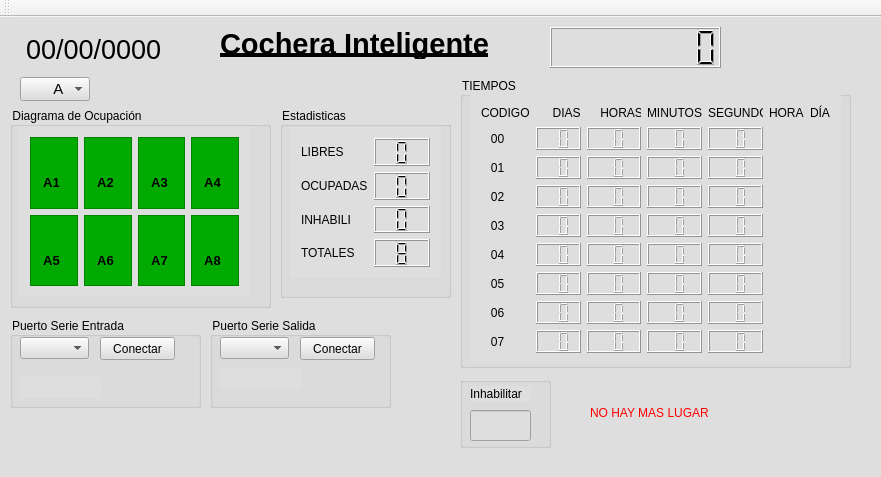
<?xml version="1.0" encoding="UTF-8"?>
<ui version="4.0">
 <class>MainWindow</class>
 <widget class="QMainWindow" name="MainWindow">
  <property name="geometry">
   <rect>
    <x>0</x>
    <y>0</y>
    <width>881</width>
    <height>477</height>
   </rect>
  </property>
  <property name="windowTitle">
   <string>MainWindow</string>
  </property>
  <widget class="QWidget" name="centralWidget">
   <property name="styleSheet">
    <string notr="true">background-color: rgb(222, 222, 222);</string>
   </property>
   <widget class="QGroupBox" name="groupBox">
    <property name="geometry">
     <rect>
      <x>460</x>
      <y>60</y>
      <width>391</width>
      <height>291</height>
     </rect>
    </property>
    <property name="title">
     <string>TIEMPOS</string>
    </property>
    <widget class="QWidget" name="gridLayoutWidget_3">
     <property name="geometry">
      <rect>
       <x>10</x>
       <y>16</y>
       <width>371</width>
       <height>271</height>
      </rect>
     </property>
     <layout class="QGridLayout" name="gridLayout_5">
      <item row="0" column="4">
       <widget class="QLabel" name="label_22">
        <property name="text">
         <string>SEGUNDOS</string>
        </property>
       </widget>
      </item>
      <item row="1" column="4">
       <widget class="QLCDNumber" name="lcd_00_seg">
        <property name="digitCount">
         <number>2</number>
        </property>
       </widget>
      </item>
      <item row="2" column="0">
       <widget class="QLabel" name="label_16">
        <property name="text">
         <string>   01</string>
        </property>
       </widget>
      </item>
      <item row="7" column="0">
       <widget class="QLabel" name="label">
        <property name="text">
         <string>   06</string>
        </property>
       </widget>
      </item>
      <item row="0" column="0">
       <widget class="QLabel" name="label_18">
        <property name="text">
         <string>CODIGO</string>
        </property>
       </widget>
      </item>
      <item row="5" column="0">
       <widget class="QLabel" name="label_13">
        <property name="text">
         <string>   04</string>
        </property>
       </widget>
      </item>
      <item row="0" column="1">
       <widget class="QLabel" name="label_19">
        <property name="text">
         <string>     DIAS</string>
        </property>
       </widget>
      </item>
      <item row="1" column="1">
       <widget class="QLCDNumber" name="lcd_00_dias">
        <property name="digitCount">
         <number>2</number>
        </property>
       </widget>
      </item>
      <item row="8" column="0">
       <widget class="QLabel" name="label_2">
        <property name="text">
         <string>   07</string>
        </property>
       </widget>
      </item>
      <item row="6" column="0">
       <widget class="QLabel" name="label_12">
        <property name="text">
         <string>   05</string>
        </property>
       </widget>
      </item>
      <item row="3" column="0">
       <widget class="QLabel" name="label_15">
        <property name="text">
         <string>   02</string>
        </property>
       </widget>
      </item>
      <item row="6" column="4">
       <widget class="QLCDNumber" name="lcd_05_seg">
        <property name="digitCount">
         <number>2</number>
        </property>
       </widget>
      </item>
      <item row="7" column="4">
       <widget class="QLCDNumber" name="lcd_06_seg">
        <property name="digitCount">
         <number>2</number>
        </property>
       </widget>
      </item>
      <item row="4" column="1">
       <widget class="QLCDNumber" name="lcd_03_dias">
        <property name="digitCount">
         <number>2</number>
        </property>
       </widget>
      </item>
      <item row="8" column="4">
       <widget class="QLCDNumber" name="lcd_07_seg">
        <property name="digitCount">
         <number>2</number>
        </property>
       </widget>
      </item>
      <item row="5" column="3">
       <widget class="QLCDNumber" name="lcd_04_min">
        <property name="digitCount">
         <number>2</number>
        </property>
       </widget>
      </item>
      <item row="5" column="2">
       <widget class="QLCDNumber" name="lcd_04_horas">
        <property name="digitCount">
         <number>2</number>
        </property>
       </widget>
      </item>
      <item row="2" column="4">
       <widget class="QLCDNumber" name="lcd_01_seg">
        <property name="digitCount">
         <number>2</number>
        </property>
       </widget>
      </item>
      <item row="3" column="3">
       <widget class="QLCDNumber" name="lcd_02_min">
        <property name="digitCount">
         <number>2</number>
        </property>
       </widget>
      </item>
      <item row="6" column="3">
       <widget class="QLCDNumber" name="lcd_05_min">
        <property name="digitCount">
         <number>2</number>
        </property>
       </widget>
      </item>
      <item row="8" column="3">
       <widget class="QLCDNumber" name="lcd_07_min">
        <property name="digitCount">
         <number>2</number>
        </property>
       </widget>
      </item>
      <item row="3" column="4">
       <widget class="QLCDNumber" name="lcd_02_seg">
        <property name="digitCount">
         <number>2</number>
        </property>
       </widget>
      </item>
      <item row="2" column="3">
       <widget class="QLCDNumber" name="lcd_01_min">
        <property name="digitCount">
         <number>2</number>
        </property>
       </widget>
      </item>
      <item row="6" column="1">
       <widget class="QLCDNumber" name="lcd_05_dias">
        <property name="digitCount">
         <number>2</number>
        </property>
       </widget>
      </item>
      <item row="0" column="3">
       <widget class="QLabel" name="label_21">
        <property name="text">
         <string>MINUTOS</string>
        </property>
       </widget>
      </item>
      <item row="1" column="3">
       <widget class="QLCDNumber" name="lcd_00_min">
        <property name="digitCount">
         <number>2</number>
        </property>
       </widget>
      </item>
      <item row="1" column="0">
       <widget class="QLabel" name="label_17">
        <property name="text">
         <string>   00</string>
        </property>
       </widget>
      </item>
      <item row="4" column="4">
       <widget class="QLCDNumber" name="lcd_03_seg">
        <property name="digitCount">
         <number>2</number>
        </property>
       </widget>
      </item>
      <item row="5" column="4">
       <widget class="QLCDNumber" name="lcd_04_seg">
        <property name="digitCount">
         <number>2</number>
        </property>
       </widget>
      </item>
      <item row="2" column="2">
       <widget class="QLCDNumber" name="lcd_01_horas">
        <property name="digitCount">
         <number>2</number>
        </property>
       </widget>
      </item>
      <item row="4" column="3">
       <widget class="QLCDNumber" name="lcd_03_min">
        <property name="digitCount">
         <number>2</number>
        </property>
       </widget>
      </item>
      <item row="2" column="1">
       <widget class="QLCDNumber" name="lcd_01_dias">
        <property name="digitCount">
         <number>2</number>
        </property>
       </widget>
      </item>
      <item row="7" column="3">
       <widget class="QLCDNumber" name="lcd_06_min">
        <property name="digitCount">
         <number>2</number>
        </property>
       </widget>
      </item>
      <item row="8" column="1">
       <widget class="QLCDNumber" name="lcd_07_dias">
        <property name="digitCount">
         <number>2</number>
        </property>
       </widget>
      </item>
      <item row="4" column="2">
       <widget class="QLCDNumber" name="lcd_03_horas">
        <property name="digitCount">
         <number>2</number>
        </property>
       </widget>
      </item>
      <item row="7" column="2">
       <widget class="QLCDNumber" name="lcd_06_horas">
        <property name="digitCount">
         <number>2</number>
        </property>
       </widget>
      </item>
      <item row="3" column="1">
       <widget class="QLCDNumber" name="lcd_02_dias">
        <property name="digitCount">
         <number>2</number>
        </property>
       </widget>
      </item>
      <item row="7" column="1">
       <widget class="QLCDNumber" name="lcd_06_dias">
        <property name="digitCount">
         <number>2</number>
        </property>
       </widget>
      </item>
      <item row="8" column="2">
       <widget class="QLCDNumber" name="lcd_07_horas">
        <property name="digitCount">
         <number>2</number>
        </property>
       </widget>
      </item>
      <item row="5" column="1">
       <widget class="QLCDNumber" name="lcd_04_dias">
        <property name="digitCount">
         <number>2</number>
        </property>
       </widget>
      </item>
      <item row="3" column="2">
       <widget class="QLCDNumber" name="lcd_02_horas">
        <property name="digitCount">
         <number>2</number>
        </property>
       </widget>
      </item>
      <item row="6" column="2">
       <widget class="QLCDNumber" name="lcd_05_horas">
        <property name="digitCount">
         <number>2</number>
        </property>
       </widget>
      </item>
      <item row="0" column="5">
       <widget class="QLabel" name="label_7">
        <property name="text">
         <string>HORA</string>
        </property>
       </widget>
      </item>
      <item row="2" column="5">
       <widget class="QLabel" name="label_01_hora">
        <property name="text">
         <string/>
        </property>
       </widget>
      </item>
      <item row="3" column="5">
       <widget class="QLabel" name="label_02_hora">
        <property name="text">
         <string/>
        </property>
       </widget>
      </item>
      <item row="4" column="5">
       <widget class="QLabel" name="label_03_hora">
        <property name="text">
         <string/>
        </property>
       </widget>
      </item>
      <item row="5" column="5">
       <widget class="QLabel" name="label_04_hora">
        <property name="text">
         <string/>
        </property>
       </widget>
      </item>
      <item row="6" column="5">
       <widget class="QLabel" name="label_05_hora">
        <property name="text">
         <string/>
        </property>
       </widget>
      </item>
      <item row="7" column="5">
       <widget class="QLabel" name="label_06_hora">
        <property name="text">
         <string/>
        </property>
       </widget>
      </item>
      <item row="8" column="5">
       <widget class="QLabel" name="label_07_hora">
        <property name="text">
         <string/>
        </property>
       </widget>
      </item>
      <item row="4" column="0">
       <widget class="QLabel" name="label_14">
        <property name="text">
         <string>   03</string>
        </property>
       </widget>
      </item>
      <item row="0" column="2">
       <widget class="QLabel" name="label_20">
        <property name="text">
         <string>    HORAS</string>
        </property>
       </widget>
      </item>
      <item row="1" column="2">
       <widget class="QLCDNumber" name="lcd_00_horas">
        <property name="digitCount">
         <number>2</number>
        </property>
       </widget>
      </item>
      <item row="1" column="6">
       <widget class="QLabel" name="label_00_dia">
        <property name="text">
         <string/>
        </property>
       </widget>
      </item>
      <item row="0" column="6">
       <widget class="QLabel" name="label_29">
        <property name="text">
         <string>DÍA</string>
        </property>
       </widget>
      </item>
      <item row="2" column="6">
       <widget class="QLabel" name="label_01_dia">
        <property name="text">
         <string/>
        </property>
       </widget>
      </item>
      <item row="3" column="6">
       <widget class="QLabel" name="label_02_dia">
        <property name="text">
         <string/>
        </property>
       </widget>
      </item>
      <item row="4" column="6">
       <widget class="QLabel" name="label_03_dia">
        <property name="text">
         <string/>
        </property>
       </widget>
      </item>
      <item row="5" column="6">
       <widget class="QLabel" name="label_04_dia">
        <property name="text">
         <string/>
        </property>
       </widget>
      </item>
      <item row="6" column="6">
       <widget class="QLabel" name="label_05_dia">
        <property name="text">
         <string/>
        </property>
       </widget>
      </item>
      <item row="7" column="6">
       <widget class="QLabel" name="label_06_dia">
        <property name="text">
         <string/>
        </property>
       </widget>
      </item>
      <item row="8" column="6">
       <widget class="QLabel" name="label_07_dia">
        <property name="text">
         <string/>
        </property>
       </widget>
      </item>
      <item row="1" column="5">
       <widget class="QLabel" name="label_00_hora">
        <property name="text">
         <string/>
        </property>
       </widget>
      </item>
     </layout>
    </widget>
   </widget>
   <widget class="QGroupBox" name="groupBox_2">
    <property name="geometry">
     <rect>
      <x>280</x>
      <y>90</y>
      <width>171</width>
      <height>191</height>
     </rect>
    </property>
    <property name="title">
     <string>Estadisticas</string>
    </property>
    <widget class="QWidget" name="gridLayoutWidget_5">
     <property name="geometry">
      <rect>
       <x>10</x>
       <y>20</y>
       <width>151</width>
       <height>151</height>
      </rect>
     </property>
     <layout class="QGridLayout" name="gridLayout_7">
      <item row="1" column="0">
       <widget class="QLabel" name="label_5">
        <property name="text">
         <string>OCUPADAS</string>
        </property>
       </widget>
      </item>
      <item row="0" column="0">
       <widget class="QLabel" name="label_6">
        <property name="text">
         <string>LIBRES</string>
        </property>
       </widget>
      </item>
      <item row="2" column="0">
       <widget class="QLabel" name="label_4">
        <property name="text">
         <string>INHABILI</string>
        </property>
       </widget>
      </item>
      <item row="3" column="0">
       <widget class="QLabel" name="label_3">
        <property name="text">
         <string>TOTALES</string>
        </property>
       </widget>
      </item>
      <item row="0" column="1">
       <widget class="QLCDNumber" name="lcd_libres">
        <property name="digitCount">
         <number>1</number>
        </property>
       </widget>
      </item>
      <item row="1" column="1">
       <widget class="QLCDNumber" name="lcd_ocupadas">
        <property name="digitCount">
         <number>1</number>
        </property>
       </widget>
      </item>
      <item row="2" column="1">
       <widget class="QLCDNumber" name="lcd_inhabilitadas">
        <property name="digitCount">
         <number>1</number>
        </property>
       </widget>
      </item>
      <item row="3" column="1">
       <widget class="QLCDNumber" name="lcdNumber_4">
        <property name="digitCount">
         <number>1</number>
        </property>
        <property name="value" stdset="0">
         <double>8.000000000000000</double>
        </property>
       </widget>
      </item>
     </layout>
    </widget>
   </widget>
   <widget class="QGroupBox" name="groupBox_3">
    <property name="geometry">
     <rect>
      <x>460</x>
      <y>360</y>
      <width>91</width>
      <height>71</height>
     </rect>
    </property>
    <property name="title">
     <string/>
    </property>
    <widget class="QLineEdit" name="lineEdit">
     <property name="geometry">
      <rect>
       <x>10</x>
       <y>33</y>
       <width>61</width>
       <height>31</height>
      </rect>
     </property>
    </widget>
    <widget class="QLabel" name="label_28">
     <property name="geometry">
      <rect>
       <x>10</x>
       <y>9</y>
       <width>61</width>
       <height>16</height>
      </rect>
     </property>
     <property name="text">
      <string>Inhabilitar</string>
     </property>
    </widget>
   </widget>
   <widget class="QLabel" name="label_11">
    <property name="geometry">
     <rect>
      <x>220</x>
      <y>11</y>
      <width>301</width>
      <height>31</height>
     </rect>
    </property>
    <property name="font">
     <font>
      <pointsize>22</pointsize>
      <weight>75</weight>
      <bold>true</bold>
      <underline>true</underline>
     </font>
    </property>
    <property name="text">
     <string>Cochera Inteligente</string>
    </property>
   </widget>
   <widget class="QGroupBox" name="groupBox_4">
    <property name="geometry">
     <rect>
      <x>10</x>
      <y>90</y>
      <width>261</width>
      <height>201</height>
     </rect>
    </property>
    <property name="font">
     <font>
      <underline>false</underline>
     </font>
    </property>
    <property name="title">
     <string>Diagrama de Ocupación</string>
    </property>
    <widget class="QWidget" name="gridLayoutWidget_4">
     <property name="geometry">
      <rect>
       <x>9</x>
       <y>19</y>
       <width>231</width>
       <height>171</height>
      </rect>
     </property>
     <layout class="QGridLayout" name="gridLayout_6">
      <item row="1" column="3">
       <widget class="QFrame" name="frame_A8">
        <property name="styleSheet">
         <string notr="true">background-color: rgb(0, 170, 0);</string>
        </property>
        <property name="frameShape">
         <enum>QFrame::StyledPanel</enum>
        </property>
        <property name="frameShadow">
         <enum>QFrame::Raised</enum>
        </property>
        <widget class="QLabel" name="label_24">
         <property name="geometry">
          <rect>
           <x>10</x>
           <y>30</y>
           <width>31</width>
           <height>31</height>
          </rect>
         </property>
         <property name="font">
          <font>
           <pointsize>10</pointsize>
           <weight>75</weight>
           <bold>true</bold>
          </font>
         </property>
         <property name="text">
          <string> A8</string>
         </property>
        </widget>
       </widget>
      </item>
      <item row="1" column="2">
       <widget class="QFrame" name="frame_A7">
        <property name="styleSheet">
         <string notr="true">background-color: rgb(0, 170, 0);</string>
        </property>
        <property name="frameShape">
         <enum>QFrame::StyledPanel</enum>
        </property>
        <property name="frameShadow">
         <enum>QFrame::Raised</enum>
        </property>
        <widget class="QLabel" name="label_25">
         <property name="geometry">
          <rect>
           <x>10</x>
           <y>30</y>
           <width>31</width>
           <height>31</height>
          </rect>
         </property>
         <property name="font">
          <font>
           <pointsize>10</pointsize>
           <weight>75</weight>
           <bold>true</bold>
          </font>
         </property>
         <property name="text">
          <string> A7</string>
         </property>
        </widget>
       </widget>
      </item>
      <item row="0" column="0">
       <widget class="QFrame" name="frame_A1">
        <property name="styleSheet">
         <string notr="true">background-color: rgb(0, 170, 0);</string>
        </property>
        <property name="frameShape">
         <enum>QFrame::StyledPanel</enum>
        </property>
        <property name="frameShadow">
         <enum>QFrame::Raised</enum>
        </property>
        <widget class="QLabel" name="label_8">
         <property name="geometry">
          <rect>
           <x>10</x>
           <y>30</y>
           <width>31</width>
           <height>31</height>
          </rect>
         </property>
         <property name="font">
          <font>
           <pointsize>10</pointsize>
           <weight>75</weight>
           <bold>true</bold>
          </font>
         </property>
         <property name="text">
          <string> A1</string>
         </property>
        </widget>
       </widget>
      </item>
      <item row="1" column="0">
       <widget class="QFrame" name="frame_A5">
        <property name="styleSheet">
         <string notr="true">background-color: rgb(0, 170, 0);</string>
        </property>
        <property name="frameShape">
         <enum>QFrame::StyledPanel</enum>
        </property>
        <property name="frameShadow">
         <enum>QFrame::Raised</enum>
        </property>
        <widget class="QLabel" name="label_27">
         <property name="geometry">
          <rect>
           <x>10</x>
           <y>30</y>
           <width>31</width>
           <height>31</height>
          </rect>
         </property>
         <property name="font">
          <font>
           <pointsize>10</pointsize>
           <weight>75</weight>
           <bold>true</bold>
          </font>
         </property>
         <property name="text">
          <string> A5</string>
         </property>
        </widget>
       </widget>
      </item>
      <item row="1" column="1">
       <widget class="QFrame" name="frame_A6">
        <property name="styleSheet">
         <string notr="true">background-color: rgb(0, 170, 0);</string>
        </property>
        <property name="frameShape">
         <enum>QFrame::StyledPanel</enum>
        </property>
        <property name="frameShadow">
         <enum>QFrame::Raised</enum>
        </property>
        <widget class="QLabel" name="label_26">
         <property name="geometry">
          <rect>
           <x>10</x>
           <y>30</y>
           <width>31</width>
           <height>31</height>
          </rect>
         </property>
         <property name="font">
          <font>
           <pointsize>10</pointsize>
           <weight>75</weight>
           <bold>true</bold>
          </font>
         </property>
         <property name="text">
          <string> A6</string>
         </property>
        </widget>
       </widget>
      </item>
      <item row="0" column="1">
       <widget class="QFrame" name="frame_A2">
        <property name="styleSheet">
         <string notr="true">background-color: rgb(0, 170, 0);</string>
        </property>
        <property name="frameShape">
         <enum>QFrame::StyledPanel</enum>
        </property>
        <property name="frameShadow">
         <enum>QFrame::Raised</enum>
        </property>
        <widget class="QLabel" name="label_9">
         <property name="geometry">
          <rect>
           <x>10</x>
           <y>30</y>
           <width>31</width>
           <height>31</height>
          </rect>
         </property>
         <property name="font">
          <font>
           <pointsize>10</pointsize>
           <weight>75</weight>
           <bold>true</bold>
          </font>
         </property>
         <property name="text">
          <string> A2</string>
         </property>
        </widget>
       </widget>
      </item>
      <item row="0" column="3">
       <widget class="QFrame" name="frame_A4">
        <property name="styleSheet">
         <string notr="true">background-color: rgb(0, 170, 0);</string>
        </property>
        <property name="frameShape">
         <enum>QFrame::StyledPanel</enum>
        </property>
        <property name="frameShadow">
         <enum>QFrame::Raised</enum>
        </property>
        <widget class="QLabel" name="label_23">
         <property name="geometry">
          <rect>
           <x>10</x>
           <y>30</y>
           <width>31</width>
           <height>31</height>
          </rect>
         </property>
         <property name="font">
          <font>
           <pointsize>10</pointsize>
           <weight>75</weight>
           <bold>true</bold>
          </font>
         </property>
         <property name="text">
          <string> A4</string>
         </property>
        </widget>
       </widget>
      </item>
      <item row="0" column="2">
       <widget class="QFrame" name="frame_A3">
        <property name="styleSheet">
         <string notr="true">background-color: rgb(0, 170, 0);</string>
        </property>
        <property name="frameShape">
         <enum>QFrame::StyledPanel</enum>
        </property>
        <property name="frameShadow">
         <enum>QFrame::Raised</enum>
        </property>
        <widget class="QLabel" name="label_10">
         <property name="geometry">
          <rect>
           <x>10</x>
           <y>30</y>
           <width>31</width>
           <height>31</height>
          </rect>
         </property>
         <property name="font">
          <font>
           <pointsize>10</pointsize>
           <weight>75</weight>
           <bold>true</bold>
          </font>
         </property>
         <property name="text">
          <string> A3</string>
         </property>
        </widget>
       </widget>
      </item>
     </layout>
    </widget>
   </widget>
   <widget class="QComboBox" name="comboBox">
    <property name="geometry">
     <rect>
      <x>20</x>
      <y>60</y>
      <width>70</width>
      <height>24</height>
     </rect>
    </property>
    <property name="font">
     <font>
      <pointsize>11</pointsize>
     </font>
    </property>
    <item>
     <property name="text">
      <string>       A</string>
     </property>
    </item>
    <item>
     <property name="text">
      <string>       B</string>
     </property>
    </item>
   </widget>
   <widget class="QLCDNumber" name="lcd_reloj">
    <property name="geometry">
     <rect>
      <x>550</x>
      <y>10</y>
      <width>171</width>
      <height>41</height>
     </rect>
    </property>
    <property name="digitCount">
     <number>8</number>
    </property>
   </widget>
   <widget class="QLabel" name="label_fecha">
    <property name="geometry">
     <rect>
      <x>26</x>
      <y>12</y>
      <width>161</width>
      <height>41</height>
     </rect>
    </property>
    <property name="font">
     <font>
      <pointsize>20</pointsize>
     </font>
    </property>
    <property name="text">
     <string>00/00/0000</string>
    </property>
   </widget>
   <widget class="QGroupBox" name="groupBox_7">
    <property name="geometry">
     <rect>
      <x>10</x>
      <y>300</y>
      <width>191</width>
      <height>91</height>
     </rect>
    </property>
    <property name="title">
     <string>Puerto Serie Entrada</string>
    </property>
    <widget class="QComboBox" name="comboBox_PuertoSerie">
     <property name="geometry">
      <rect>
       <x>10</x>
       <y>20</y>
       <width>69</width>
       <height>22</height>
      </rect>
     </property>
    </widget>
    <widget class="QPushButton" name="pushButton_PuertoSerie">
     <property name="geometry">
      <rect>
       <x>90</x>
       <y>20</y>
       <width>75</width>
       <height>23</height>
      </rect>
     </property>
     <property name="text">
      <string>Conectar</string>
     </property>
    </widget>
    <widget class="QLabel" name="label_PuertoSerie">
     <property name="geometry">
      <rect>
       <x>10</x>
       <y>60</y>
       <width>81</width>
       <height>21</height>
      </rect>
     </property>
     <property name="text">
      <string/>
     </property>
    </widget>
   </widget>
   <widget class="QGroupBox" name="groupBox_8">
    <property name="geometry">
     <rect>
      <x>210</x>
      <y>300</y>
      <width>181</width>
      <height>91</height>
     </rect>
    </property>
    <property name="title">
     <string>Puerto Serie Salida</string>
    </property>
    <widget class="QComboBox" name="comboBox_PuertoSerie_marcos">
     <property name="geometry">
      <rect>
       <x>10</x>
       <y>20</y>
       <width>69</width>
       <height>22</height>
      </rect>
     </property>
    </widget>
    <widget class="QPushButton" name="pushButton_PuertoSerie_marcos">
     <property name="geometry">
      <rect>
       <x>90</x>
       <y>20</y>
       <width>75</width>
       <height>23</height>
      </rect>
     </property>
     <property name="text">
      <string>Conectar</string>
     </property>
    </widget>
    <widget class="QLabel" name="label_PuertoSerie_marcos">
     <property name="geometry">
      <rect>
       <x>10</x>
       <y>50</y>
       <width>81</width>
       <height>21</height>
      </rect>
     </property>
     <property name="text">
      <string/>
     </property>
    </widget>
   </widget>
   <widget class="QLabel" name="label_pantalla">
    <property name="geometry">
     <rect>
      <x>590</x>
      <y>370</y>
      <width>251</width>
      <height>51</height>
     </rect>
    </property>
    <property name="styleSheet">
     <string notr="true">color: rgb(255, 0, 0);
font: 20pt &quot;MS Shell Dlg 2&quot;;</string>
    </property>
    <property name="text">
     <string>NO HAY MAS LUGAR</string>
    </property>
   </widget>
   <widget class="QGroupBox" name="groupBox_9">
    <property name="geometry">
     <rect>
      <x>10</x>
      <y>710</y>
      <width>901</width>
      <height>241</height>
     </rect>
    </property>
    <property name="title">
     <string>GroupBox</string>
    </property>
    <widget class="QGroupBox" name="groupBox_5">
     <property name="geometry">
      <rect>
       <x>10</x>
       <y>90</y>
       <width>791</width>
       <height>141</height>
      </rect>
     </property>
     <property name="title">
      <string>GroupBox</string>
     </property>
     <widget class="QPushButton" name="pushButton_entra_auto">
      <property name="geometry">
       <rect>
        <x>450</x>
        <y>10</y>
        <width>61</width>
        <height>31</height>
       </rect>
      </property>
      <property name="text">
       <string>entra auto</string>
      </property>
     </widget>
     <widget class="QGroupBox" name="groupBox_6">
      <property name="geometry">
       <rect>
        <x>360</x>
        <y>40</y>
        <width>321</width>
        <height>101</height>
       </rect>
      </property>
      <property name="title">
       <string>GroupBox</string>
      </property>
      <widget class="QWidget" name="gridLayoutWidget">
       <property name="geometry">
        <rect>
         <x>0</x>
         <y>15</y>
         <width>320</width>
         <height>80</height>
        </rect>
       </property>
       <layout class="QGridLayout" name="gridLayout_3">
        <item row="1" column="0">
         <widget class="QPushButton" name="push_chau_4">
          <property name="text">
           <string>chau 4</string>
          </property>
         </widget>
        </item>
        <item row="0" column="1">
         <widget class="QPushButton" name="push_chau_1">
          <property name="text">
           <string>chau 1</string>
          </property>
         </widget>
        </item>
        <item row="0" column="2">
         <widget class="QPushButton" name="push_chau_2">
          <property name="text">
           <string>chau 2</string>
          </property>
         </widget>
        </item>
        <item row="0" column="0">
         <widget class="QPushButton" name="push_chau_0">
          <property name="text">
           <string>chau 0</string>
          </property>
         </widget>
        </item>
        <item row="0" column="3">
         <widget class="QPushButton" name="push_chau_3">
          <property name="text">
           <string>chau 3</string>
          </property>
         </widget>
        </item>
        <item row="1" column="1">
         <widget class="QPushButton" name="push_chau_5">
          <property name="text">
           <string>chau 5</string>
          </property>
         </widget>
        </item>
        <item row="1" column="2">
         <widget class="QPushButton" name="push_chau_6">
          <property name="text">
           <string>chau 6</string>
          </property>
         </widget>
        </item>
        <item row="1" column="3">
         <widget class="QPushButton" name="push_chau_7">
          <property name="text">
           <string>chau 7</string>
          </property>
         </widget>
        </item>
       </layout>
      </widget>
     </widget>
     <widget class="QWidget" name="gridLayoutWidget_2">
      <property name="geometry">
       <rect>
        <x>10</x>
        <y>20</y>
        <width>320</width>
        <height>111</height>
       </rect>
      </property>
      <layout class="QGridLayout" name="gridLayout_4">
       <item row="0" column="0">
        <widget class="QPushButton" name="push_A1">
         <property name="text">
          <string>A1</string>
         </property>
        </widget>
       </item>
       <item row="1" column="0">
        <widget class="QPushButton" name="push_A5">
         <property name="text">
          <string>A5</string>
         </property>
        </widget>
       </item>
       <item row="0" column="2">
        <widget class="QPushButton" name="push_A3">
         <property name="text">
          <string>A3</string>
         </property>
        </widget>
       </item>
       <item row="0" column="1">
        <widget class="QPushButton" name="push_A2">
         <property name="text">
          <string>A2</string>
         </property>
        </widget>
       </item>
       <item row="0" column="3">
        <widget class="QPushButton" name="push_A4">
         <property name="text">
          <string>A4</string>
         </property>
        </widget>
       </item>
       <item row="1" column="1">
        <widget class="QPushButton" name="push_A6">
         <property name="text">
          <string>A6</string>
         </property>
        </widget>
       </item>
       <item row="1" column="2">
        <widget class="QPushButton" name="push_A7">
         <property name="text">
          <string>A7</string>
         </property>
        </widget>
       </item>
       <item row="1" column="3">
        <widget class="QPushButton" name="push_A8">
         <property name="text">
          <string>A8</string>
         </property>
        </widget>
       </item>
      </layout>
     </widget>
    </widget>
    <widget class="QLabel" name="label_PuertoSerie_2">
     <property name="geometry">
      <rect>
       <x>830</x>
       <y>100</y>
       <width>47</width>
       <height>13</height>
      </rect>
     </property>
     <property name="text">
      <string>0000</string>
     </property>
    </widget>
    <widget class="QLabel" name="label_PuertoSerie_3">
     <property name="geometry">
      <rect>
       <x>840</x>
       <y>140</y>
       <width>47</width>
       <height>13</height>
      </rect>
     </property>
     <property name="text">
      <string>0000</string>
     </property>
    </widget>
    <widget class="QPlainTextEdit" name="plainTextEdit_PuertoSerie_2">
     <property name="geometry">
      <rect>
       <x>450</x>
       <y>20</y>
       <width>211</width>
       <height>61</height>
      </rect>
     </property>
    </widget>
    <widget class="QPlainTextEdit" name="plainTextEdit_PuertoSerie_marcos">
     <property name="geometry">
      <rect>
       <x>240</x>
       <y>20</y>
       <width>141</width>
       <height>61</height>
      </rect>
     </property>
    </widget>
    <widget class="QPlainTextEdit" name="plainTextEdit_PuertoSerie">
     <property name="geometry">
      <rect>
       <x>20</x>
       <y>20</y>
       <width>161</width>
       <height>61</height>
      </rect>
     </property>
    </widget>
   </widget>
  </widget>
  <widget class="QMenuBar" name="menuBar">
   <property name="geometry">
    <rect>
     <x>0</x>
     <y>0</y>
     <width>881</width>
     <height>21</height>
    </rect>
   </property>
  </widget>
  <widget class="QToolBar" name="mainToolBar">
   <attribute name="toolBarArea">
    <enum>TopToolBarArea</enum>
   </attribute>
   <attribute name="toolBarBreak">
    <bool>false</bool>
   </attribute>
  </widget>
 </widget>
 <layoutdefault spacing="6" margin="11"/>
 <resources/>
 <connections/>
</ui>
